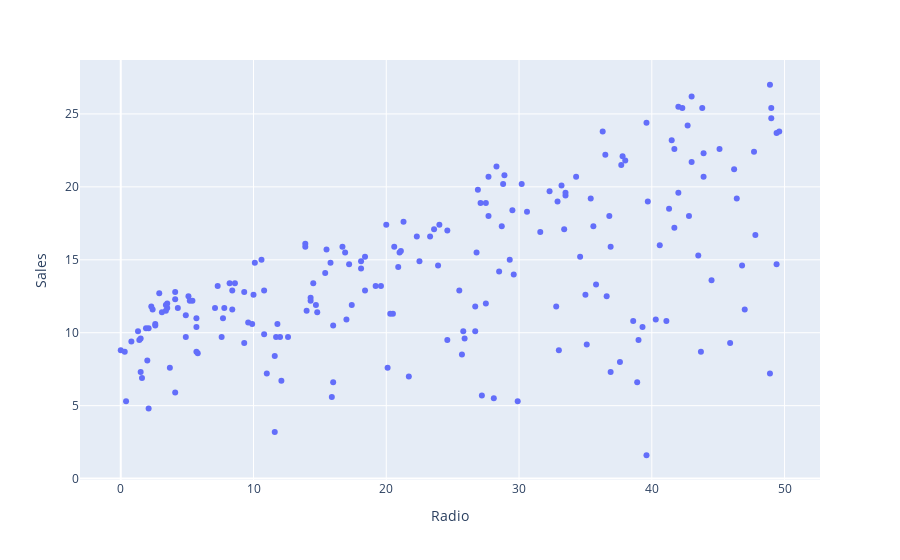

The notebook cell this image was saved under:
### Code cell
fig1=px.scatter(df,x='Radio',y='Sales')
fig1.show()

### Figure 1 — Plotly figure (JSON) as saved in the notebook; plotly's stock layout.template omitted (floating-point values rounded to 4 significant figures; data arrays with more than 128 entries replaced by an {"elided": "..."} marker saying what was removed)
{"data": [{"hovertemplate": "Radio=%{x}<br>Sales=%{y}<extra></extra>", "legendgroup": "", "marker": {"color": "#636efa", "symbol": "circle"}, "mode": "markers", "name": "", "orientation": "v", "showlegend": false, "type": "scatter", "x": {"elided": "200 float values"}, "xaxis": "x", "y": {"elided": "200 float values"}, "yaxis": "y"}], "layout": {"legend": {"tracegroupgap": 0}, "margin": {"t": 60}, "xaxis": {"anchor": "y", "domain": [0, 1], "title": {"text": "Radio"}}, "yaxis": {"anchor": "x", "domain": [0, 1], "title": {"text": "Sales"}}}}
